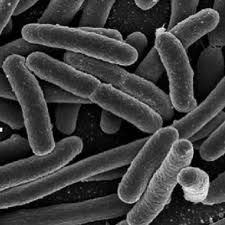
%> input picture Lab1/images/bacteria.jpg, 225 x 225 px
$ octave practical_work_2.m   (GNU Octave 9; MATLAB toolbox functions it lacks are replaced by stand-ins)
%> lines starting %> are read from the running program, lines starting %| are printed output that depends on the picture
### Lab1/SURF_method.m
function  [kp1,kp2,matches,matched_ratio] = SURF_method(original_img_gray, disorted_img, tform_type,variable,str,i)
 %  Detect matching features between the original and distorted image

    % 1) Detect SURF features in original and rotated image
    ptsOriginal  = detectSURFFeatures(original_img_gray);
    ptsDistorted = detectSURFFeatures(disorted_img);

    % 2) Extract features in both images with the SURF features detected
    % (possible that not all of the original points were used to extract
    % descriptors). Points might have been rejected if they were too close
    % to the image border. Therefore, the valid points are returned in
    % addition to the feature descriptors (vpts)

    [f1,vpts1] = extractFeatures(original_img_gray,ptsOriginal,'Method','SURF');
    [f2,vpts2] = extractFeatures(disorted_img,ptsDistorted,'Method','SURF');
    kp1 = length(vpts1);
    kp2 = length(vpts2);


    % 3) Find candidate matches: Remeber! Two patches that match can indicate like features but might not be a correct match.
    indexPairs = matchFeatures(f1,f2,'MatchThreshold',40,'MaxRatio',0.8)
   % 'MatchThreshold',40,'MaxRatio',0.8
    matches = length(indexPairs);

    % 4) Find point locations from both images: retrieve the locations of the matched points
    matchedPoints1 = vpts1(indexPairs(:,1));
    matchedPoints2 = vpts2(indexPairs(:,2));

    matched_ratio = matches/((kp1 + kp2)/2)

    % Display the candidate matches
    figure(1);
    subplot(2,2,i);
    showMatchedFeatures(original_img_gray,disorted_img,matchedPoints1,matchedPoints2);
    title(['Candidate matched points (',str,' = ', num2str(variable(i)),')'])
    sgtitle(['SURF Feature Detection and Feature Extraction method (',str,')'])


    % 5) RANSAC - Analyze the feature locations: remove the false matches
    % (If there are a sufficient number of valid matches, remove the false
    % matches). The transform type determine the accuracy. The greater the
    % number of matched pairs of points, the greater the accuracy of the
    % estimated transformation.


    [tform, inlierDistorted,inlierOriginal] = ...
        estimateGeometricTransform(matchedPoints2,...
            matchedPoints1,tform_type);

    %  Display matching points: inliers only
    figure(2)
    subplot(2,2,i)
    showMatchedFeatures(original_img_gray,disorted_img,inlierOriginal,inlierDistorted)
    title(['Matching points (',str,'=' ,num2str(variable(i)),')'])
    legend('ptsOriginal','ptsDistorted')
    sgtitle(['SURF Feature Detection and Feature Extraction method (',str,')'])

    % Verify the computed geometric transform: Apply the computed geometric transform to the distorted image.
    outputView = imref2d(size(original_img_gray));
    recovered  = imwarp(disorted_img,tform,'OutputView',outputView);

    % Display Original vs Recovered images
    figure(3)
    subplot(2,2,i)
    imshowpair(original_img_gray,recovered,'montage')
    title(['Compare Original img vs Recovered img (',str, ' = ',num2str(variable(i)),')'])
    sgtitle(['SURF Feature Detection and Feature Extraction method (',str,')'])

end

### Lab1/practical_work_2.m
%%%%%%%%%%%%%%%%%%%%% PRACTICAL WORK 1 %%%%%%%%%%%%%%%%%%%%%
%%%%%%%%%%% Landmark detection and descriptors %%%%%%%%%%%%%

%%
%%%%%%%%%%%%%%%%%%%%%%%% Create a dataset  %%%%%%%%%%%%%%%%%%%%%%%%%%%%%%%
%%%%%%%%%%%%%%%%%%%%%%%%%%%%%%%%%%%%%%%%%%%%%%%%%%%%%%%%%%%%%%%%%%%%%%%%%%

original_img = imread('bacteria.jpg');
%> original_img is the input picture: size 225x225x3 uint8; min 0, max 255, mean 61.6
figure;
imshow(original);
%> (this line was passed over: original is not available in this run)


%% Task 2
%%%%%%%%%%%%%%%%% Apply image distorsions to the data set %%%%%%%%%%%%%%%%
%%%%%%%%%%%%%%%%%%%%%%%%%%%%%%%%%%%%%%%%%%%%%%%%%%%%%%%%%%%%%%%%%%%%%%%%%%

% Main functions:
% - Scale
% - Rotation
% - Blur
% - Contrast
% - Projection

original_img = imread('bacteria.jpg');
original_img_gray = rgb2gray(original_img);
proj_4 = affine2d([1 0.2 0; 0 1 0; 0 0 1]);

disorted_img= imwarp(original_img_gray,proj_4);
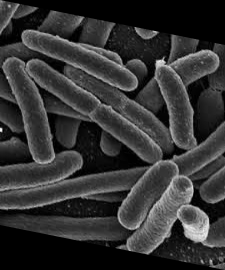
%> disorted_img: size 270x225 uint8; min 0, max 243, mean 51.4
figure
imshow(disorted_img)


%% Test and compare several pipelines

%%%%%%%%%%%%% SURF (detection function and Description method) %%%%%%%%%%%%

% RESIZE images

% We can resize image by number of columns and rows
%numrows = [250]
%numcol = [250]

size_dimensions= [0.7,0.9,1.3,1.5];

time = []; time_b =[];
kpoints1 = []; kpoints1_b = [];
kpoints2 = []; kpoints2_b = [];
matches_c = []; matches_b = [];
matched_ratio_c = []; matched_ratio_b = [];
scale = [];
results_scale_blobs = [];
for i =1:4

    original_img = imread('bacteria.jpg');
    original_img_gray = rgb2gray(original_img);
    disorted_img = imresize(original_img_gray,size_dimensions(i));
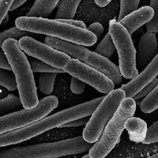
%> disorted_img: size 158x158 uint8; min 0, max 251, mean 61.6

    variable = size_dimensions
    str = 'scale';
    % Choose tform_type
    % tform_type = 'similarity'
    % tform_type = 'affine'
    tform_type = 'projective';

    % SURF
    tic;
    [kp1,kp2,matched,ratio] = SURF_method(original_img_gray, disorted_img,tform_type,variable,str,i);
%> the run ends on the next line

$ run again, with Lab1/images/buildings.jpeg copied over Lab1/images/bacteria.jpg
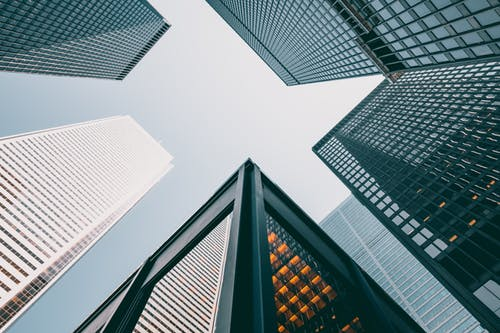
%> input picture Lab1/images/buildings.jpeg, 500 x 333 px
%> original_img is the input picture: size 333x500x3 uint8; mean R, G, B 125.5, 141.8, 146.2
%> `disorted_img= imwarp(original_img_gray,proj_4);`:
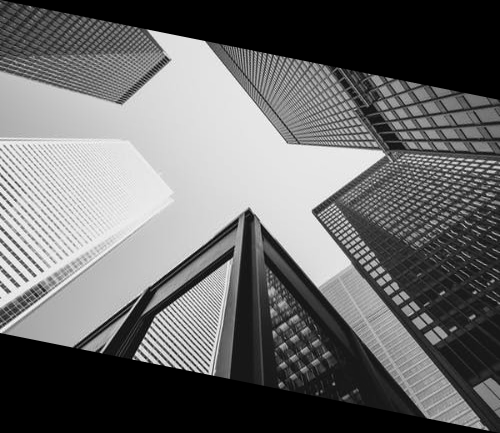
%> disorted_img: size 433x500 uint8; min 0, max 252, mean 105.7
%> `disorted_img = imresize(original_img_gray,size_dimensions(i));`:
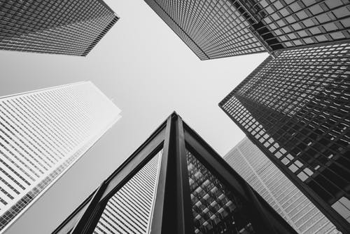
%> disorted_img: size 234x350 uint8; min 7, max 248, mean 137.4

$ run again, with Lab1/images/landscape.jpeg copied over Lab1/images/bacteria.jpg
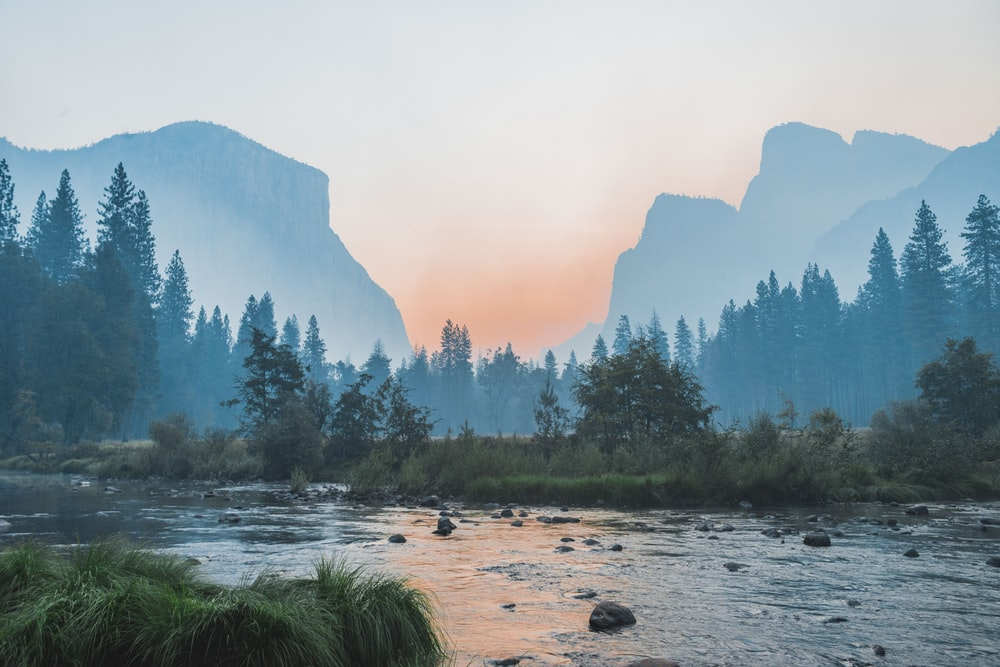
%> input picture Lab1/images/landscape.jpeg, 1000 x 667 px
%> original_img is the input picture: size 667x1000x3 uint8; mean R, G, B 133.8, 148.7, 155
%> `original_img_gray = rgb2gray(original_img);`:
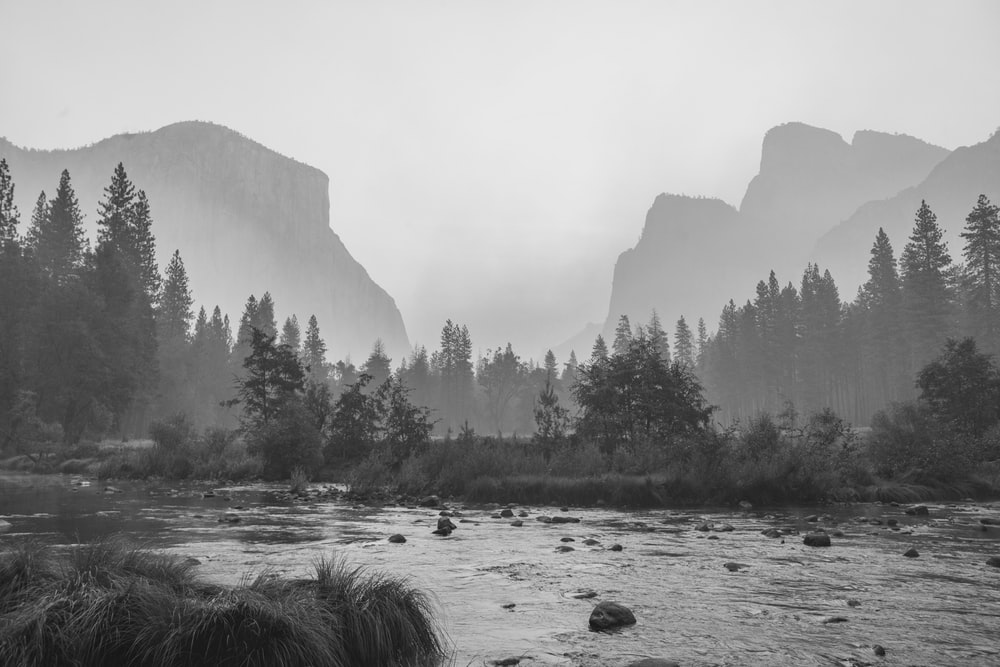
%> original_img_gray: size 667x1000 uint8; min 14, max 235, mean 145
%> `disorted_img= imwarp(original_img_gray,proj_4);`:
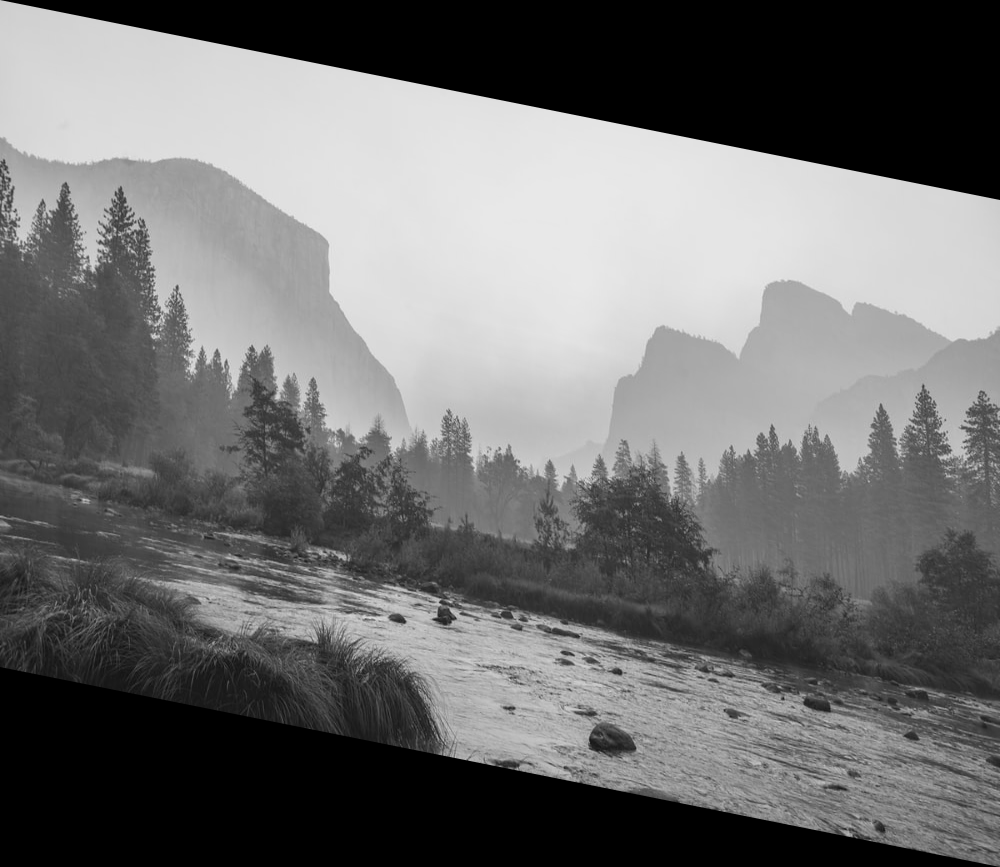
%> disorted_img: size 867x1000 uint8; min 0, max 234, mean 111.6
